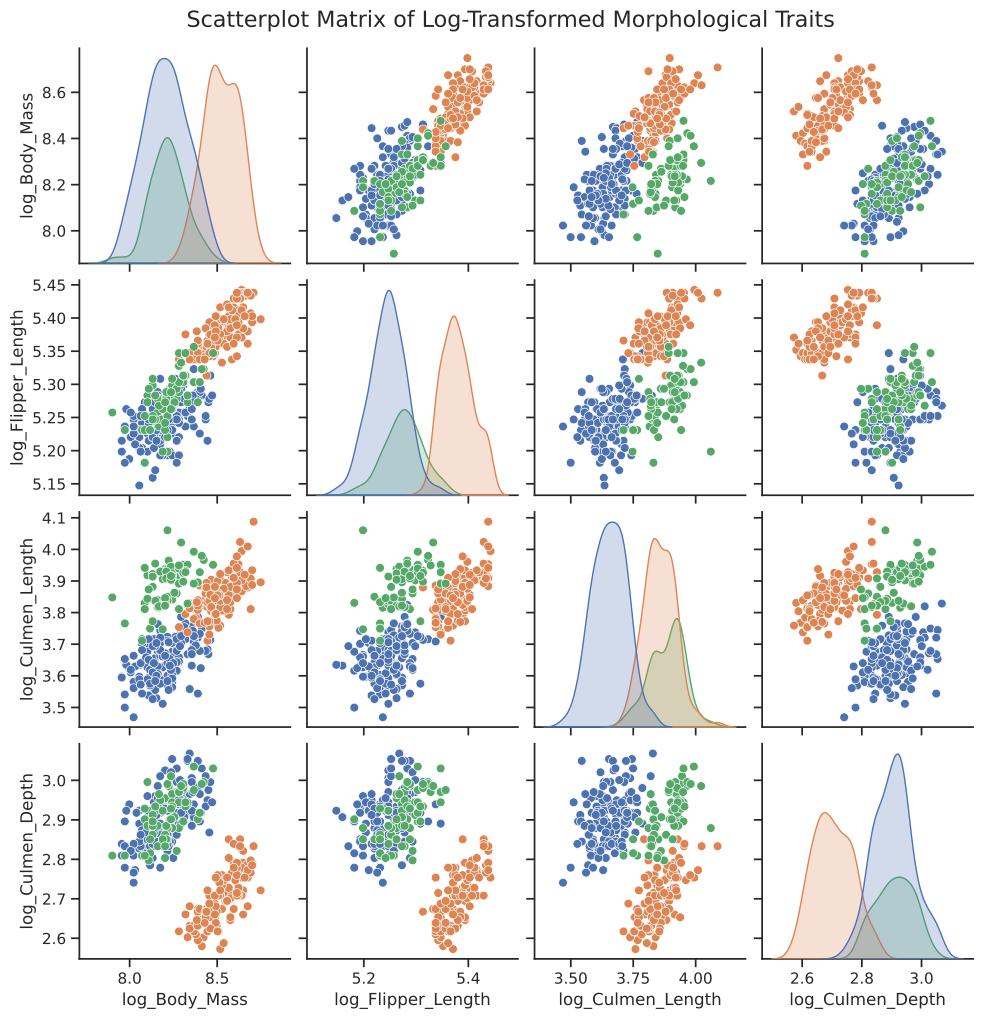

Reproduce this figure in Python.
#!/usr/bin/env python3

import matplotlib.pyplot as plt
import numpy as np
import pandas as pd
import seaborn as sns

df = pd.read_csv("../penguins_cleaned.csv")

df["log_Body_Mass"] = np.log(df["Body_Mass"])
df["log_Flipper_Length"] = np.log(df["Flipper_Length"])
df["log_Culmen_Length"] = np.log(df["Culmen_Length"])
df["log_Culmen_Depth"] = np.log(df["Culmen_Depth"])

cols_for_matrix = [
    "log_Body_Mass",
    "log_Flipper_Length",
    "log_Culmen_Length",
    "log_Culmen_Depth",
    "Species",
]
df_matrix = df[cols_for_matrix]

sns.set_theme(style="ticks")

pair_plot = sns.pairplot(
    df_matrix,
    hue="Species",
    palette="deep",
    plot_kws={"alpha": 1, "s": 40, "edgecolor": "w"},
    diag_kind="kde",
    height=2.5,
)

pair_plot._legend.remove()

pair_plot.figure.suptitle(
    "Scatterplot Matrix of Log-Transformed Morphological Traits",
    x=0.375,
    y=1.02,
    fontsize=16,
)

plt.savefig("./plots/model-analysis/splom.pdf", format="pdf", bbox_inches="tight")
